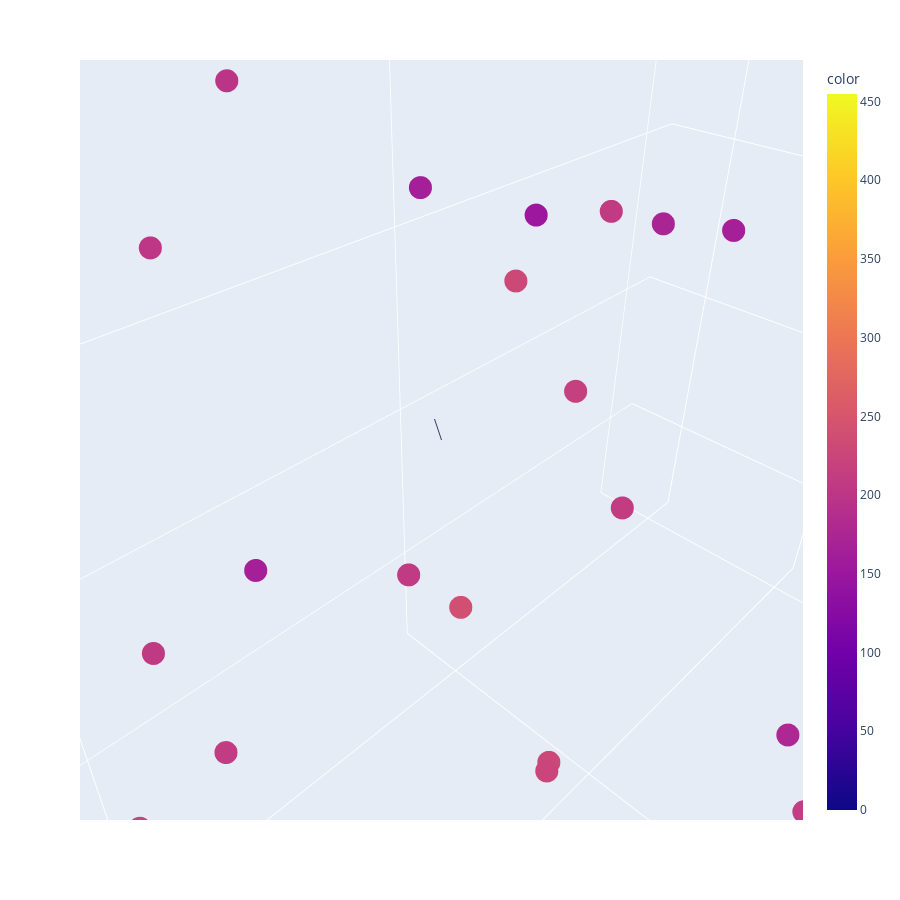

Notebook code cell kept with this figure:
### Code cell
# Représentation dynamique en 3D  des axes factorielles en fonction de le consommation d'energie median
var = pca.explained_variance_ratio_.sum() # variance expliquée
# Plot de la figure
fig = px.scatter_3d(data_frame=result[['PCA0','PCA1','PCA2']], x = 'PCA0', y='PCA1', z='PCA2',
                   color=result['consommation_energie_median'],width=900,height=900)
fig.add_annotation()
fig.show()

### Figure 1 — Plotly figure (JSON) as saved in the notebook; plotly's stock layout.template omitted (floating-point values rounded to 4 significant figures; data arrays with more than 128 entries replaced by an {"elided": "..."} marker saying what was removed)
{"data": [{"hovertemplate": "PCA0=%{x}<br>PCA1=%{y}<br>PCA2=%{z}<br>color=%{marker.color}<extra></extra>", "legendgroup": "", "marker": {"color": {"elided": "1002 float values"}, "coloraxis": "coloraxis", "symbol": "circle"}, "mode": "markers", "name": "", "scene": "scene", "showlegend": false, "type": "scatter3d", "x": {"elided": "1002 float values"}, "y": {"elided": "1002 float values"}, "z": {"elided": "1002 float values"}}], "layout": {"annotations": [{}], "coloraxis": {"colorbar": {"title": {"text": "color"}}, "colorscale": [[0, "#0d0887"], [0.1111, "#46039f"], [0.2222, "#7201a8"], [0.3333, "#9c179e"], [0.4444, "#bd3786"], [0.5556, "#d8576b"], [0.6667, "#ed7953"], [0.7778, "#fb9f3a"], [0.8889, "#fdca26"], [1, "#f0f921"]]}, "height": 900, "legend": {"tracegroupgap": 0}, "margin": {"t": 60}, "scene": {"aspectmode": "auto", "aspectratio": {"x": 1.249, "y": 0.7372, "z": 1.086}, "camera": {"center": {"x": 0, "y": 0, "z": 0}, "eye": {"x": 0.02096, "y": 0.02096, "z": 0.02096}, "projection": {"type": "perspective"}, "up": {"x": 0, "y": 0, "z": 1}}, "domain": {"x": [0, 1], "y": [0, 1]}, "xaxis": {"title": {"text": "PCA0"}, "type": "linear"}, "yaxis": {"title": {"text": "PCA1"}, "type": "linear"}, "zaxis": {"title": {"text": "PCA2"}, "type": "linear"}}, "width": 900}}
